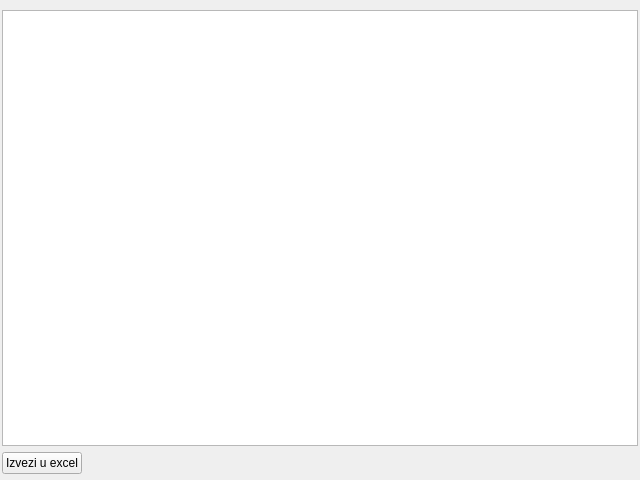
<?xml version="1.0" encoding="UTF-8"?>
<ui version="4.0">
 <class>ReportType1</class>
 <widget class="QWidget" name="ReportType1">
  <property name="geometry">
   <rect>
    <x>0</x>
    <y>0</y>
    <width>640</width>
    <height>480</height>
   </rect>
  </property>
  <property name="windowTitle">
   <string>Form</string>
  </property>
  <layout class="QVBoxLayout" name="verticalLayout">
   <property name="spacing">
    <number>2</number>
   </property>
   <property name="leftMargin">
    <number>2</number>
   </property>
   <property name="topMargin">
    <number>2</number>
   </property>
   <property name="rightMargin">
    <number>2</number>
   </property>
   <property name="bottomMargin">
    <number>2</number>
   </property>
   <item>
    <layout class="QHBoxLayout" name="controlsLayout">
     <property name="topMargin">
      <number>4</number>
     </property>
     <property name="bottomMargin">
      <number>4</number>
     </property>
    </layout>
   </item>
   <item>
    <widget class="QTreeView" name="treeView">
     <property name="rootIsDecorated">
      <bool>false</bool>
     </property>
     <property name="uniformRowHeights">
      <bool>true</bool>
     </property>
     <property name="itemsExpandable">
      <bool>false</bool>
     </property>
     <property name="sortingEnabled">
      <bool>true</bool>
     </property>
     <property name="expandsOnDoubleClick">
      <bool>false</bool>
     </property>
    </widget>
   </item>
   <item>
    <layout class="QHBoxLayout" name="horizontalLayout">
     <property name="sizeConstraint">
      <enum>QLayout::SetDefaultConstraint</enum>
     </property>
     <property name="topMargin">
      <number>4</number>
     </property>
     <property name="bottomMargin">
      <number>4</number>
     </property>
     <item>
      <widget class="QPushButton" name="excelExportBtn">
       <property name="text">
        <string>Izvezi u excel</string>
       </property>
      </widget>
     </item>
     <item>
      <spacer name="horizontalSpacer">
       <property name="orientation">
        <enum>Qt::Horizontal</enum>
       </property>
       <property name="sizeHint" stdset="0">
        <size>
         <width>40</width>
         <height>20</height>
        </size>
       </property>
      </spacer>
     </item>
    </layout>
   </item>
  </layout>
 </widget>
 <resources/>
 <connections/>
</ui>
